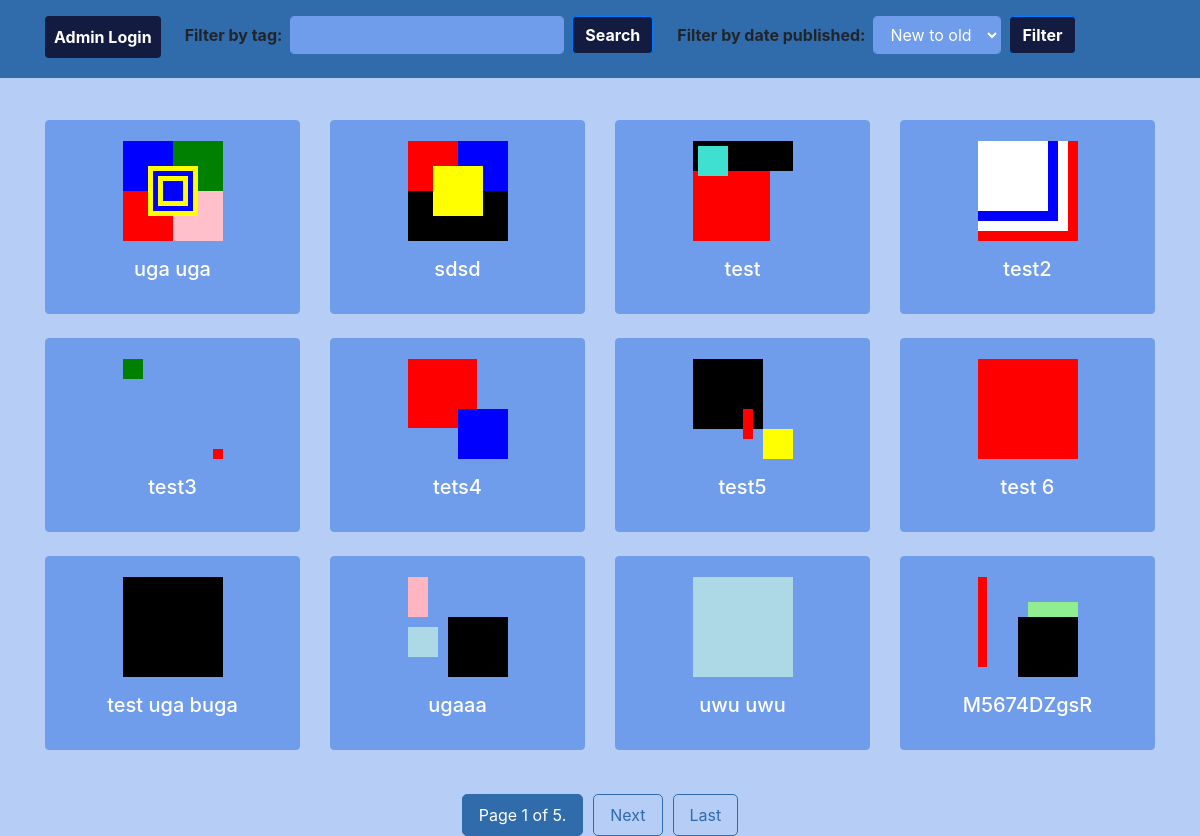
The page / on the database its author committed.
### image_gallery/models.py (models this page shows, shortened)
class SVGImage(models.Model):
    title = models.CharField(max_length=100)
    width = models.IntegerField(default=100)
    height = models.IntegerField(default=100)
    editors = models.ManyToManyField(User, blank=True)
    description = models.TextField(blank=True, null=True)
    publication_date = models.DateTimeField(auto_now_add=True, blank=True, null=True)

### image_gallery/views.py (the view, shortened to what this page needs)
# urls.py: path("", views.index, name="index"),
def index(request):
    images = SVGImage.objects.all()
    images_rectangles = [(image, image.rectangles.all()) for image in images]
    paginator = Paginator(images_rectangles, MAX_PAGE_SIZE)
    page_number = request.GET.get('page')
    page_obj = paginator.get_page(page_number)
    return render(request, 'image_gallery/image_list.html', {'page_obj': page_obj})

### image_gallery/templates/image_gallery/image_list.html (shortened to what this page needs)
<html lang="en">
    <head>
        <link rel="stylesheet" href="https://stackpath.bootstrapcdn.com/bootstrap/4.5.2/css/bootstrap.min.css">
    </head>
    <body style="background-color: #B6CEF6;">
        <nav class="navbar-fixed-top navbar navbar-expand-lg navbar-light pt-3" style="background-color: #306BAC;">
            <div class="container">
                <ul class="navbar-nav mr-auto">
                    <li class="nav-item mr-4">
                        <a class="btn btn-link nav-link" style="background-color: #141B41; color: white; font-weight: bold;" href="{% url 'admin:index' %}">Admin Login</a>
                    </li>
                    <form class="form-inline mr-4" method="post">
                        <label class="mr-sm-2" for="tag" style="font-weight: bold;">Filter by tag:</label>
                        <input
                            type="text"
                            class="form-control mr-sm-2"
                            name="tag_name"
                            style="background-color: #6F9CEB; color: white; border-color: #6F9CEB;"
                        >
                        <button
                            type="submit"
                            class="btn btn-primary"
                            name="searched_tag"
                            style="background-color: #141B41; font-weight: bold;"
                        >Search</button>
                    </form>
                    <form class="form-inline mr-2" method="post">
                        <label class="mr-sm-2" for="tag" style="font-weight: bold;">Filter by date published:</label>
                        <select class="form-control mr-sm-2" name="filter" style="background-color: #6F9CEB; color: white; border-color: #6F9CEB;">
                            <option value="nto">New to old</option>
                        </select>
                        <button
                            type="submit"
                            class="btn btn-primary"
                            name="filter_button"
                            style="background-color: #141B41; color: white; font-weight: bold;"
                        >Filter</button>
                    </form>
                </ul>
            </div>
        </nav>
        <div class="container" style="padding-top: 120px;">
            <div class="row">
                {% for image, rectangle_list in page_obj %}
                <div class="col-md-3 mb-4">
                    <div class="card" style="background-color: #6F9CEB; color: white; border-color: #6F9CEB;">
                        <div class="card-body text-center">
                            <a href="{% url 'view_svg' image.id %}">
                                <svg height="100" width="100">
                                    {% for rectangle in rectangle_list %}
                                    <rect
                                        x="{{ rectangle.x }}"
                                        y="{{ rectangle.y }}"
                                        width="{{ rectangle.width }}"
                                        height="{{ rectangle.height }}"
                                        fill="{{ rectangle.color }}"
                                    />
                                    {% endfor %}
                                </svg>
                            </a>
                            <a href="{% url 'view_svg' image.id %}" style="font-weight: bold; color: white;">
                                <h5 class="card-title mt-3">{{ image.title }}</h5>
                            </a>
                        </div>
                    </div>
                </div>
                {% endfor %}
            </div>
        </div>
        {% if page_obj.has_other_pages %}
        <div class="container">
            <div class="row justify-content-center">
                <div class="col-md-12 d-flex justify-content-center">
                    <div class="pagination">
                        <span class="current">
                            Page {{ page_obj.number }} of {{ page_obj.paginator.num_pages }}.
                        </span>
                        {% if page_obj.has_next %}
                        <a href="?page={{ page_obj.next_page_number }}">Next</a>
                        <a href="?page={{ page_obj.paginator.num_pages }}">Last</a>
                        {% endif %}
                    </div>
                </div>
            </div>
        </div>
        {% endif %}
    </body>
</html>

### image_gallery/templates/image_gallery/image_list.html (style rules this page uses)
.pagination { text-align: center; margin-top: 20px; }
.pagination a { display: inline-block; padding: 8px 16px; text-decoration: none; border: 1px solid #306BAC; color: #306BAC; margin: 0 5px; border-radius: 5px; }
.current { display: inline-block; padding: 8px 16px; background-color: #306BAC; color: white; border: 1px solid #306BAC; margin: 0 5px; border-radius: 5px; }
.navbar-fixed-top { position: fixed; top: 0; width: 100%; z-index: 1000; }

### rows shown on the page
SVGImage: title "uga uga"
SVGImage: title "sdsd"
SVGImage: title "test"
SVGImage: title "test2"
SVGImage: title "test3"
SVGImage: title "tets4"
SVGImage: title "test5"
SVGImage: title "test 6"
SVGImage: title "test uga buga"
SVGImage: title "ugaaa"
SVGImage: title "uwu uwu"
SVGImage: title "M5674DZgsR"

### other values the page prints
{{ page_obj.number }} "1"
{{ page_obj.paginator.num_pages }} "5"
